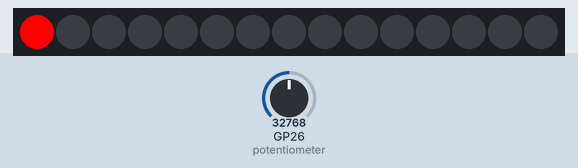
Recording of a program running on a simulated Raspberry Pi Pico running MicroPython. Parts: 15 RGB LEDs in strip order, left to right. Inputs (shaded band) come from the test bench; at power-on: GP26 (potentiometer) = 32768 (analog values on the 0–65535 scale).

Above: at 1.2 s.
1.3 s: GP26 (potentiometer) set to 7864
At 3.44 s:
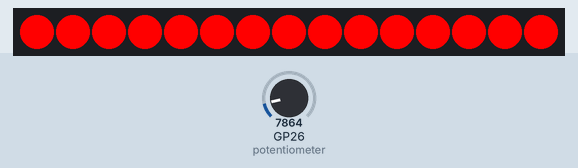
4.7 s: GP26 (potentiometer) set to 0
At 5.4 s:
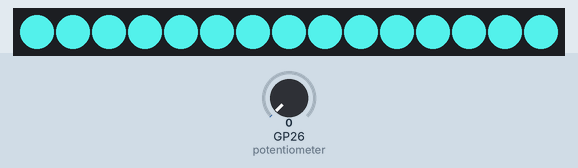
8.1 s: GP26 (potentiometer) set to 7864
At 8.17 s:
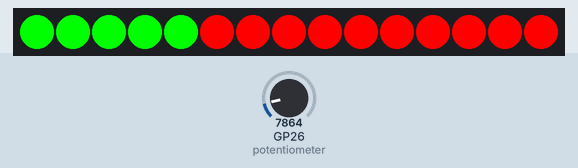
11.5 s: GP26 (potentiometer) set to 19660
14.9 s: GP26 (potentiometer) set to 0
At 16.09 s:
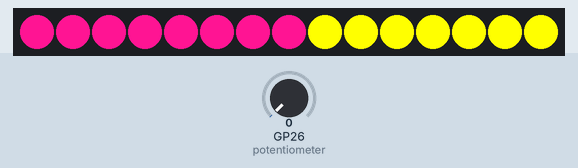
18.3 s: GP26 (potentiometer) set to 45874
At 19.0 s:
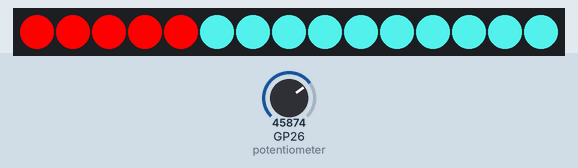

The program:

speed_controlled_light_chaser.py
```python
import time
from machine import Pin, ADC
from neopixel import NeoPixel

# Define the strip Pin number (28) and number of LEDs (15)
strip = NeoPixel(Pin(28), 15)

# Set up the potentiometer to ADC Pin 26
potentiometer = ADC(Pin(26))

# Colour variables
red = 255,0,0
green = 0,255,0
blue = 0,0,255
yellow = 255,255,0
pink = 255,20,147
turquoise = 72,209,204

# Define colour list
colours = [red, green, blue, yellow, pink, turquoise]

while True:
    for j in colours:
        for i in range(15):
            strip[i] = (j)

            # Read the potentiometer and use reading for delay
            delay = potentiometer.read_u16() / 50000
            time.sleep(delay)

            # Send the data to the strip
            strip.write()
```

Measured:
- after the input at 4.7 s, the LEDs: change after 0.23 s (image 2)
- after the input at 8.1 s, the LEDs: change at once (image 3)
- after the input at 14.9 s, the LEDs: first change after 0.29 s (image 4 shows a later state)
- after the input at 18.3 s, the LEDs: change at once (image 5)
- what the display in image 2 shows lasts 0.8 s, from 4.9 s to 5.7 s
